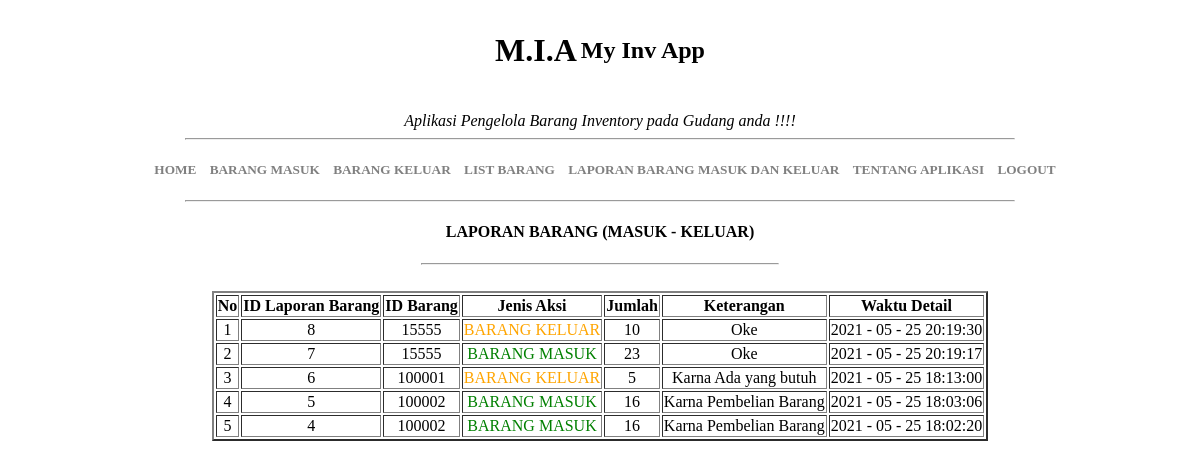
The page /laporan_barang.php (signed in) on the database its author committed.
### tables this page shows
CREATE TABLE `tbl_laporan_barang` (
  `id_laporan` int(64) NOT NULL,
  `id_barang` int(64) DEFAULT NULL,
  `jenis_aksi` text,
  `jumlah` varchar(64) DEFAULT NULL,
  `keterangan` text NOT NULL,
  `waktu_aksi` text NOT NULL
);

### laporan_barang.php (the view, shortened to what this page needs)
<?php
include "koneksi.php";
include "theme/header.php"; ?>
<?php
	$queri = mysqli_query($con, "SELECT * FROM tbl_laporan_barang ORDER BY id_laporan DESC");
 ?>
<center><h4 style="">LAPORAN BARANG (MASUK - KELUAR)</h4></center>
<hr style="width: 30%;">
<center>
	<br>
	<table border="2">
		<tr><center>
			<td><center><b>No</b></center></td>
			<td><center><b>ID Laporan Barang </b></center></td>
			<td><center><b>ID Barang </b></center></td>
			<td><center><b>Jenis Aksi </b></center></td>
			<td><center><b>Jumlah </b></center></td>
			<td><center><b>Keterangan </b></center></td>
			<td><center><b>Waktu Detail </b></center></td>
		</tr>
		<?php $ai = 1; ?>
		<?php while($data = mysqli_fetch_array($queri)) { ?>
		<tr>
			<td><center><?= $ai++; ?></center></td>
			<td><center><?= $data['id_laporan']; ?></center></td>
			<td><center><?= $data['id_barang']; ?></center></td>
			<?php
			if($data['jenis_aksi'] == 'BARANG MASUK') {$wrn = 'green';} else {$wrn = 'orange';} ?>
			<td><center><font color="<?= $wrn; ?>"><?= $data['jenis_aksi']; ?></font></center></td>
			<td><center><?= $data['jumlah']; ?></center></td>
			<td><center><?= $data['keterangan']; ?></center></td>
			<td><center><?= $data['waktu_aksi']; ?></center></td>
		</tr>
		<?php } ?>
	</table>
</center>
<?php include "theme/footer.php"; ?>

### theme/header.php (shortened to what this page needs)
<!DOCTYPE html>
<html>
<head>
</head>
<body>
<center>
	<table>
		<tr>
			<td><h1>M.I.A</h1></td>
			<td><h2>My Inv App</h2></td>
		</tr>
	</table>
<br>
<i>Aplikasi Pengelola Barang Inventory pada Gudang anda !!!!</i>
<hr style="width: 70%">
</center>
<center>
	<h5>
		<a class="menu_btn" href="home.php">HOME</a>
		<a class="menu_btn" href="barang_masuk.php">BARANG MASUK</a>
		<a class="menu_btn" href="barang_keluar.php">BARANG KELUAR</a>
		<a class="menu_btn" href="list_barang.php">LIST BARANG</a>
		<a class="menu_btn" href="laporan_barang.php">LAPORAN BARANG MASUK DAN KELUAR</a>
		<a class="menu_btn" href="tentang_aplikasi.php">TENTANG APLIKASI</a>
		<a class="menu_btn" href="proses_logout.php">LOGOUT</a>
	</h5>
</center>
<hr style="width: 70%">

### theme/footer.php
</body>
</html>

### theme/header.php (style rules this page uses)
body { font-family: "Poppins"; }
.menu_btn { text-decoration: none; color: grey; margin-left: 10px; }

### rows shown on the page
tbl_laporan_barang: id_laporan "8", id_barang "15555", jenis_aksi "BARANG KELUAR", jumlah "10", keterangan "Oke", waktu_aksi "2021 - 05 - 25 20:19:30"
tbl_laporan_barang: id_laporan "7", id_barang "15555", jenis_aksi "BARANG MASUK", jumlah "23", keterangan "Oke", waktu_aksi "2021 - 05 - 25 20:19:17"
tbl_laporan_barang: id_laporan "6", id_barang "100001", jenis_aksi "BARANG KELUAR", jumlah "5", keterangan "Karna Ada yang butuh", waktu_aksi "2021 - 05 - 25 18:13:00"
tbl_laporan_barang: id_laporan "5", id_barang "100002", jenis_aksi "BARANG MASUK", jumlah "16", keterangan "Karna Pembelian Barang", waktu_aksi "2021 - 05 - 25 18:03:06"
tbl_laporan_barang: id_laporan "4", id_barang "100002", jenis_aksi "BARANG MASUK", jumlah "16", keterangan "Karna Pembelian Barang", waktu_aksi "2021 - 05 - 25 18:02:20"
